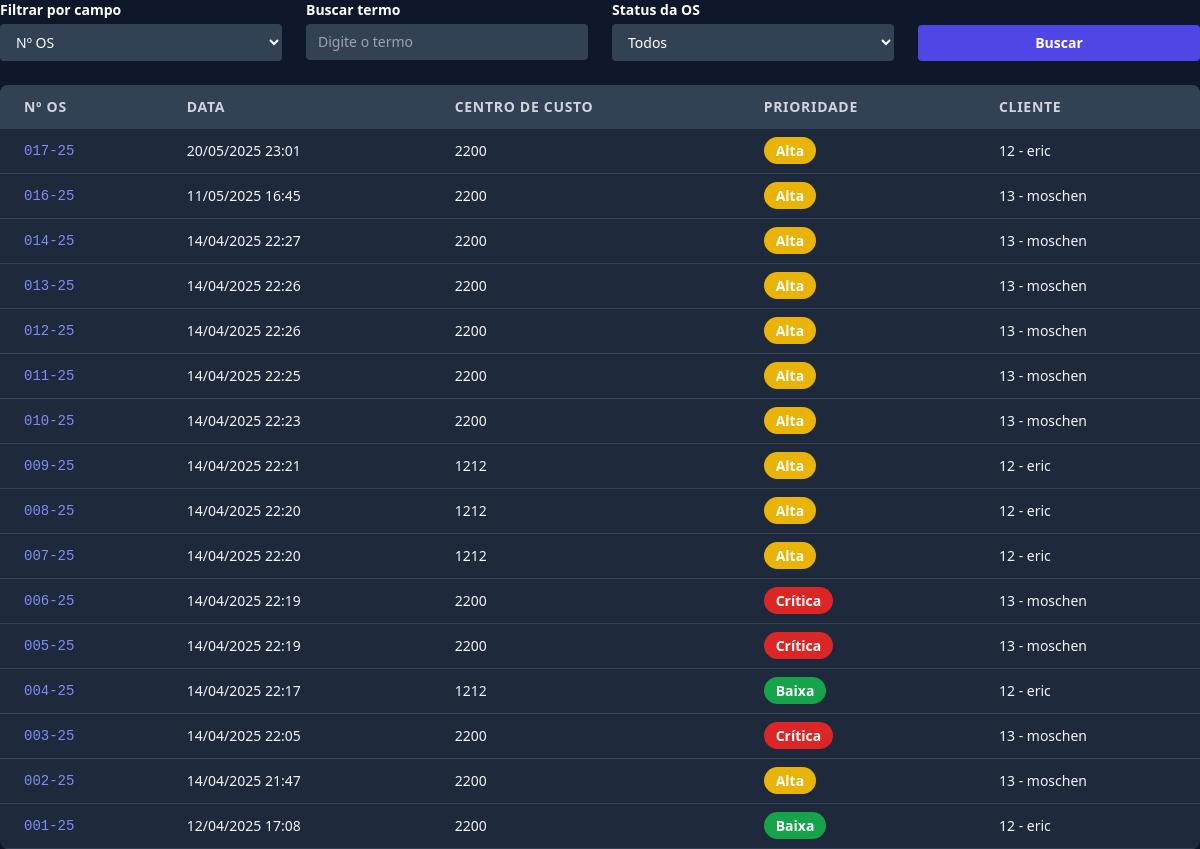
/menuos/listar-os/ (signed in), run on the app's committed database.
### menuos/models.py (models this page shows, shortened)
class AberturaOS(models.Model):
    numero_os = models.CharField(max_length=20, unique=True)
    descricao = models.TextField()
    cc = models.CharField("Centro de Custo", max_length=20)
    cod_cliente = models.ForeignKey(Cliente, on_delete=models.CASCADE)
    cod_intervencao = models.ForeignKey('MotivoIntervencao', on_delete=models.CASCADE)  # ajuste se necessário
    ssm = models.PositiveIntegerField("SSM", null=True, blank=True)
    PRIORIDADES = [
        ('B', 'Baixa'),
        ('A', 'Alta'),
        ('C', 'Crítica'),
    ]
    prioridade = models.CharField(max_length=10, choices=PRIORIDADES)
    STATUS_CHOICES = [
        ('Em Aberto', 'Em Aberto'),
        ('Finalizada', 'Finalizada'),
    ]
    status = models.CharField(max_length=20, choices=STATUS_CHOICES, default='Em Aberto')
    data_abertura = models.DateTimeField(auto_now_add=True)

class Cliente(models.Model):
    codigo_cliente = models.CharField(max_length=20, unique=True)
    nome_cliente = models.CharField(max_length=100)
    def __str__(self):
        return f"{self.codigo_cliente} - {self.nome_cliente}"

### menuos/views.py (the view)
# urls.py: path('listar-os/', views.listar_os, name='listar_os'),  # Lista todas as OSs com filtros
@login_required
@permission_required('menuos.listar_os', raise_exception=True)
def listar_os(request):
    ano = request.GET.get('ano')
    prioridade = request.GET.get('prioridade')
    status = request.GET.get('status')
    campo = request.GET.get('campo')
    busca = request.GET.get('busca')
    CAMPO_PERMITIDOS = ['numero_os', 'cc', 'cod_cliente__nome_cliente']
    os_list = AberturaOS.objects.all().order_by('-data_abertura')
    if status:
        os_list = os_list.filter(status=status)
    else:
        os_list = os_list.filter(status='Em Aberto')
    if ano:
        os_list = os_list.filter(numero_os__endswith=f"-{ano[-2:]}")
    if prioridade:
        os_list = os_list.filter(prioridade=prioridade)
    if campo in CAMPO_PERMITIDOS and busca:
        filtro = {f"{campo}__icontains": busca}
        os_list = os_list.filter(**filtro)
    anos_disponiveis = sorted(set([
        os.numero_os[-2:] for os in AberturaOS.objects.all()
    ]), reverse=True)
    return render(request, 'listar-os.html', {
        'os_list': os_list,
        'anos_disponiveis': anos_disponiveis,
        'ano_selecionado': ano,
        'prioridade_selecionada': prioridade,
        'status_selecionado': status,
        'campo_selecionado': campo,
        'busca': busca,
    })

### menuos/templates/listar-os.html (shortened to what this page needs)
{% extends "base.html" %}
{% block body %}
<form method="GET" class="mb-6 grid grid-cols-1 md:grid-cols-4 gap-6 text-sm text-white">
  <div>
    <label for="campo" class="block mb-1 font-semibold">Filtrar por campo</label>
    <select name="campo" id="campo"
            class="w-full bg-slate-700 px-3 py-2 rounded focus:outline-none focus:ring-2 focus:ring-indigo-500">
      <option value="numero_os" {% if campo_selecionado == 'numero_os' %}selected{% endif %}>Nº OS</option>
    </select>
  </div>
  <div>
    <label for="busca" class="block mb-1 font-semibold">Buscar termo</label>
    <input type="text" name="busca" id="busca" value="{{ busca|default:'' }}" placeholder="Digite o termo"
           class="w-full bg-slate-700 px-3 py-2 rounded text-white placeholder:text-gray-400 focus:outline-none focus:ring-2 focus:ring-indigo-500" />
  </div>
  <div>
    <label for="status" class="block mb-1 font-semibold">Status da OS</label>
    <select name="status" id="status"
            class="w-full bg-slate-700 px-3 py-2 rounded focus:outline-none focus:ring-2 focus:ring-indigo-500">
      <option value="" {% if not status_selecionado %}selected{% endif %}>Todos</option>
    </select>
  </div>
  <div class="flex items-end">
    <button type="submit"
            class="w-full bg-indigo-600 hover:bg-indigo-500 text-white px-5 py-2 rounded font-semibold transition">
      Buscar
    </button>
  </div>
</form>
<div class="overflow-auto bg-slate-800 rounded-lg shadow-lg">
  <table class="min-w-full table-auto text-left text-sm">
    <thead class="bg-slate-700 text-gray-300 uppercase tracking-wider">
      <tr>
        <th class="px-6 py-3">Nº OS</th>
        <th class="px-6 py-3">Data</th>
        <th class="px-6 py-3">Centro de Custo</th>
        <th class="px-6 py-3">Prioridade</th>
        <th class="px-6 py-3">Cliente</th>
      </tr>
    </thead>
    <tbody class="text-gray-100">
      {% for os in os_list %}
      <tr class="border-b border-slate-700 hover:bg-slate-600 transition-colors cursor-pointer">
        <td class="px-6 py-3 font-mono">
          <a href="{% url 'detalhes_os' os.numero_os %}" class="text-indigo-400 hover:underline">
            {{ os.numero_os }}
          </a>
        </td>
        <td class="px-6 py-3">{{ os.data_abertura|date:"d/m/Y H:i" }}</td>
        <td class="px-6 py-3">{{ os.cc }}</td>
        <td class="px-6 py-3">
          {% if os.prioridade == 'B' %}
            <span class="bg-green-600 px-3 py-1 rounded-full text-white font-semibold">Baixa</span>
          {% elif os.prioridade == 'A' %}
            <span class="bg-yellow-500 px-3 py-1 rounded-full text-white font-semibold">Alta</span>
          {% elif os.prioridade == 'C' %}
            <span class="bg-red-600 px-3 py-1 rounded-full text-white font-semibold">Crítica</span>
          {% endif %}
        </td>
        <td class="px-6 py-3">{{ os.cod_cliente }}</td>
      </tr>
      {% empty %}
      <tr>
        <td colspan="5" class="text-center py-6 text-gray-400 italic">Nenhuma OS encontrada.</td>
      </tr>
      {% endfor %}
    </tbody>
  </table>
</div>
{% endblock %}

### templates/base.html (shortened to what this page needs)
{% load static %}
<!DOCTYPE html>
<html lang="pt-br" class="h-full bg-slate-900 text-white">
    <head>
        <script src="https://cdn.tailwindcss.com"></script>
    </head>
    <body class="h-full min-h-screen antialiased">
        {% block body %}{% endblock body %}
    </body>
</html>

### data on the page
AberturaOS: numero_os "017-25", data_abertura "20/05/2025 23:01", cc "2200", prioridade "Alta", cod_cliente "12 - eric"
AberturaOS: numero_os "016-25", data_abertura "11/05/2025 16:45", cc "2200", prioridade "Alta", cod_cliente "13 - moschen"
AberturaOS: numero_os "014-25", data_abertura "14/04/2025 22:27", cc "2200", prioridade "Alta", cod_cliente "13 - moschen"
AberturaOS: numero_os "013-25", data_abertura "14/04/2025 22:26", cc "2200", prioridade "Alta", cod_cliente "13 - moschen"
AberturaOS: numero_os "012-25", data_abertura "14/04/2025 22:26", cc "2200", prioridade "Alta", cod_cliente "13 - moschen"
AberturaOS: numero_os "011-25", data_abertura "14/04/2025 22:25", cc "2200", prioridade "Alta", cod_cliente "13 - moschen"
AberturaOS: numero_os "010-25", data_abertura "14/04/2025 22:23", cc "2200", prioridade "Alta", cod_cliente "13 - moschen"
AberturaOS: numero_os "009-25", data_abertura "14/04/2025 22:21", cc "1212", prioridade "Alta", cod_cliente "12 - eric"
AberturaOS: numero_os "008-25", data_abertura "14/04/2025 22:20", cc "1212", prioridade "Alta", cod_cliente "12 - eric"
AberturaOS: numero_os "007-25", data_abertura "14/04/2025 22:20", cc "1212", prioridade "Alta", cod_cliente "12 - eric"
AberturaOS: numero_os "006-25", data_abertura "14/04/2025 22:19", cc "2200", prioridade "Crítica", cod_cliente "13 - moschen"
AberturaOS: numero_os "005-25", data_abertura "14/04/2025 22:19", cc "2200", prioridade "Crítica", cod_cliente "13 - moschen"
AberturaOS: numero_os "004-25", data_abertura "14/04/2025 22:17", cc "1212", prioridade "Baixa", cod_cliente "12 - eric"
AberturaOS: numero_os "003-25", data_abertura "14/04/2025 22:05", cc "2200", prioridade "Crítica", cod_cliente "13 - moschen"
AberturaOS: numero_os "002-25", data_abertura "14/04/2025 21:47", cc "2200", prioridade "Alta", cod_cliente "13 - moschen"
AberturaOS: numero_os "001-25", data_abertura "12/04/2025 17:08", cc "2200", prioridade "Baixa", cod_cliente "12 - eric"
